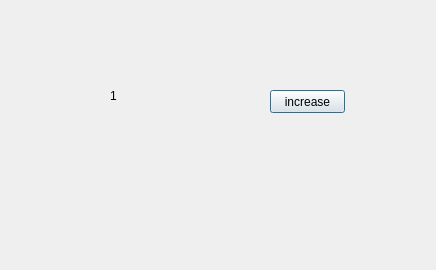
<?xml version="1.0" encoding="UTF-8"?>
<ui version="4.0">
 <class>Dialog</class>
 <widget class="QDialog" name="Dialog">
  <property name="geometry">
   <rect>
    <x>0</x>
    <y>0</y>
    <width>436</width>
    <height>270</height>
   </rect>
  </property>
  <property name="windowTitle">
   <string>Dialog</string>
  </property>
  <widget class="QLabel" name="lbl">
   <property name="geometry">
    <rect>
     <x>110</x>
     <y>90</y>
     <width>100</width>
     <height>12</height>
    </rect>
   </property>
   <property name="text">
    <string>1</string>
   </property>
  </widget>
  <widget class="QPushButton" name="pb">
   <property name="geometry">
    <rect>
     <x>270</x>
     <y>90</y>
     <width>75</width>
     <height>23</height>
    </rect>
   </property>
   <property name="text">
    <string>increase</string>
   </property>
  </widget>
 </widget>
 <resources/>
 <connections/>
</ui>
